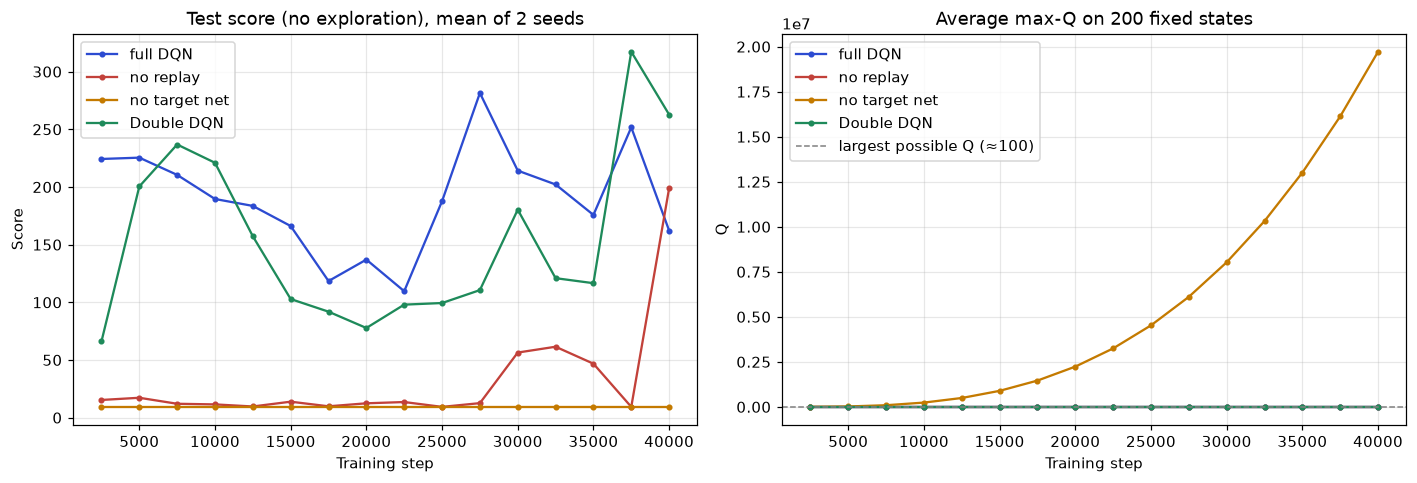

Write the Python code that produced this figure.
"""
Ablations: switch DQN's tricks off one at a time and see what breaks.

    full DQN        replay buffer + target network
    no replay       learn only from the move just made (like tabular Q-learning)
    no target net   the targets come from the network being trained
    Double DQN      full DQN + the Double trick

Each variant: 2 seeds × 40,000 steps. Also tracks the network's average max-Q
on a fixed set of states, to spot over-optimistic values.

Run:  python ablations.py            (about 10-15 minutes)
      python ablations.py --no-show
"""
import argparse
import sys

import gymnasium as gym
import matplotlib.pyplot as plt
import numpy as np

from dqn import evaluate, train

sys.stdout.reconfigure(encoding="utf-8")

VARIANTS = {
    "full DQN": dict(),
    "no replay": dict(use_replay=False),
    "no target net": dict(use_target=False),
    "Double DQN": dict(double=True),
}
COLORS = {"full DQN": "#2C4BD1", "no replay": "#C2413A", "no target net": "#C47A00", "Double DQN": "#1E8A5A"}


def watch_states(n=200, seed=123):
    """States from random play: a fixed 'exam' to read the network's Q-values on."""
    env = gym.make("CartPole-v1")
    rng = np.random.default_rng(seed)
    out, (s, _) = [], env.reset(seed=seed)
    while len(out) < n:
        out.append(s)
        s, _, term, trunc, _ = env.step(int(rng.integers(2)))
        if term or trunc:
            s, _ = env.reset()
    return np.array(out, dtype=np.float32)


def main():
    parser = argparse.ArgumentParser()
    parser.add_argument("--steps", type=int, default=40_000)
    parser.add_argument("--seeds", type=int, default=2)
    parser.add_argument("--no-show", action="store_true")
    args = parser.parse_args()
    ws = watch_states()

    results = {}
    for name, kw in VARIANTS.items():
        runs = []
        for seed in range(args.seeds):
            net, hist = train(total_steps=args.steps, seed=seed, watch_states=ws, verbose=False, **kw)
            final = evaluate(hist["final_net"], games=20, seed=70_000)
            best = evaluate(net, games=20, seed=70_000)
            runs.append((hist, final, best))
            evals = [s for _, s in hist["evals"]]
            print(f"  {name:<14} seed {seed}: test score during training: "
                  f"mean {np.mean(evals):5.1f}, best {max(evals):5.1f} | final net {final:5.1f} | "
                  f"best net {best:5.1f} | max-Q on exam states at end {hist['watch_q'][-1][1]:6.1f}")
        results[name] = runs
        print()

    print("Summary (average over seeds)")
    print(f"  {'variant':<14}{'avg test during training':>26}{'final net':>12}{'best net':>11}{'avg max-Q at end':>19}")
    for name, runs in results.items():
        avg_eval = np.mean([np.mean([s for _, s in h["evals"]]) for h, _, _ in runs])
        print(f"  {name:<14}{avg_eval:>26.1f}{np.mean([f for _, f, _ in runs]):>12.1f}"
              f"{np.mean([b for _, _, b in runs]):>11.1f}{np.mean([h['watch_q'][-1][1] for h, _, _ in runs]):>19.1f}")
    print("  (for reference: a perfect CartPole policy scores 500; with γ = 0.99 the largest\n"
          "   possible Q is about 1/(1−0.99) = 100)")

    fig, (ax1, ax2) = plt.subplots(1, 2, figsize=(13, 4.5))
    for name, runs in results.items():
        steps = [s for s, _ in runs[0][0]["evals"]]
        mean_eval = np.mean([[s for _, s in h["evals"]] for h, _, _ in runs], axis=0)
        mean_q = np.mean([[q for _, q in h["watch_q"]] for h, _, _ in runs], axis=0)
        ax1.plot(steps, mean_eval, "o-", ms=3, color=COLORS[name], label=name)
        ax2.plot(steps, mean_q, "o-", ms=3, color=COLORS[name], label=name)
    ax1.set_title(f"Test score (no exploration), mean of {args.seeds} seeds")
    ax1.set_xlabel("Training step")
    ax1.set_ylabel("Score")
    ax1.legend()
    ax1.grid(alpha=0.3)
    ax2.axhline(100, color="gray", ls="--", lw=1, label="largest possible Q (≈100)")
    ax2.set_title("Average max-Q on 200 fixed states")
    ax2.set_xlabel("Training step")
    ax2.set_ylabel("Q")
    ax2.legend()
    ax2.grid(alpha=0.3)
    fig.tight_layout()
    fig.savefig("ablations.png", dpi=110, bbox_inches="tight")
    print("\nChart saved to ablations.png")
    if not args.no_show:
        plt.show()


if __name__ == "__main__":
    main()
